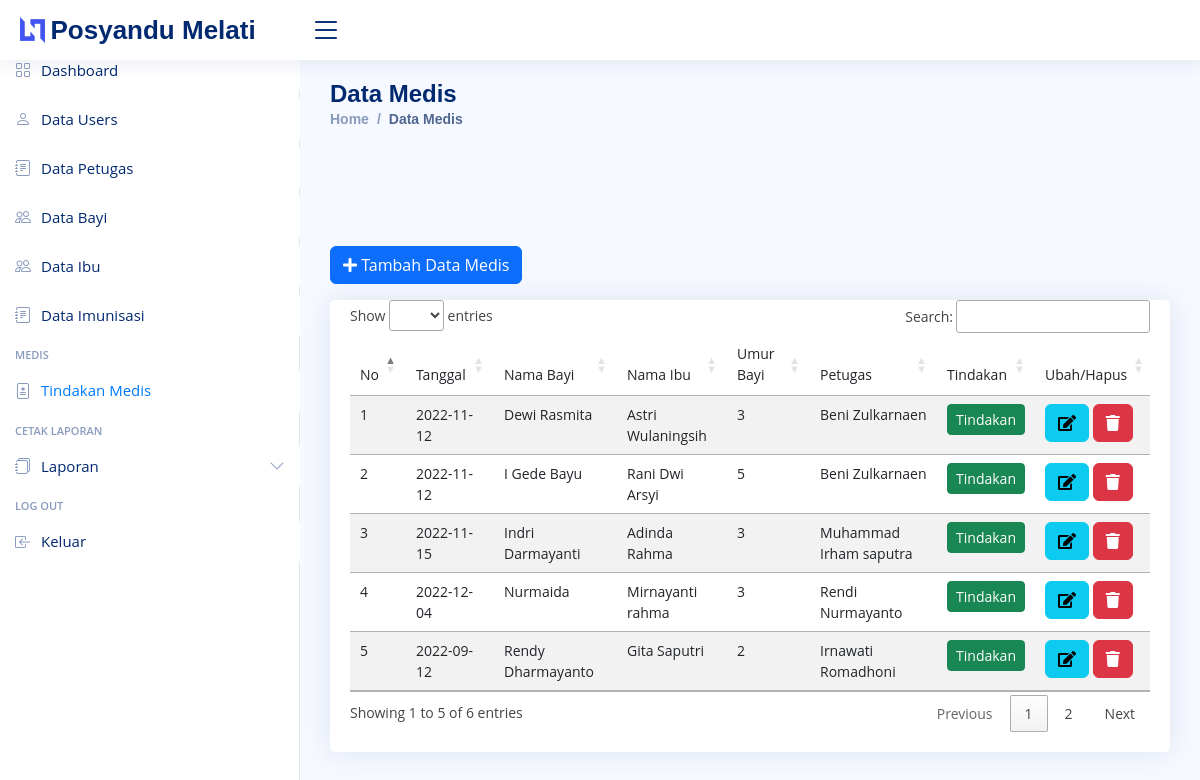
The app's page /posyandu/index.php/admin/kunjungan with its own data.
### tables this page shows
CREATE TABLE `berobat` (
  `id_berobat` int(11) NOT NULL,
  `id_bayi` int(11) NOT NULL,
  `id_petugas` int(11) NOT NULL,
  `id_ibu` int(11) NOT NULL,
  `tgl_berobat` date NOT NULL,
  `tindakan` text NOT NULL,
  `diagnosa` varchar(100) NOT NULL
);

CREATE TABLE `bayi` (
  `id_bayi` int(11) NOT NULL,
  `nik_bayi` varchar(16) NOT NULL,
  `nama_bayi` varchar(50) NOT NULL,
  `ttl` varchar(50) NOT NULL,
  `agama` varchar(20) NOT NULL,
  `jk_bayi` enum('L','P') NOT NULL,
  `umur_bayi` int(11) NOT NULL
);

CREATE TABLE `ibu` (
  `id_ibu` int(15) NOT NULL,
  `nik_ibu` varchar(16) NOT NULL,
  `nama_ibu` varchar(50) NOT NULL,
  `tempat_lahir` varchar(50) NOT NULL,
  `tgl_lahir` date NOT NULL,
  `gol_dar` varchar(20) NOT NULL,
  `nama_suami` varchar(30) NOT NULL,
  `alamat` varchar(50) NOT NULL,
  `kecamatan` varchar(20) NOT NULL,
  `kota` varchar(20) NOT NULL
);

CREATE TABLE `petugas` (
  `id_petugas` int(11) NOT NULL,
  `nama_petugas` varchar(50) NOT NULL
);

### posyandu/application/controllers/admin/Kunjungan.php (called while the page is built, shortened)
<?php
class Kunjungan extends CI_Controller {
	public function __construct()
	{
		$this->load->model('Kunjungan_m');
		$this->load->model('petugas_m');
		$this->load->model('bayi_m');
		$this->load->model('Ibu_model');
		$this->load->model('imunisasi_m');
		$this->load->library('form_validation');
	}
	public function index()
	{
		$data['title'] = 'Data Medis';
		$data['kunjungan'] = $this->Kunjungan_m->get_join('berobat')->result_array();
		$data['petugas'] = $this->petugas_m->get('petugas')->result_array();
		$data['bayi'] = $this->bayi_m->get('bayi')->result_array();
		$data['ibu'] = $this->Ibu_model->get('ibu')->result_array();
		$this->form_validation->set_rules('bayi', 'Nama bayi', 'required|trim');
		$this->form_validation->set_rules('petugas', 'Nama petugas', 'required|trim');
		$this->form_validation->set_rules('tgl', 'Tanggal berobat', 'required|trim');
		$this->form_validation->set_rules('ibu', 'nama_ibu', 'required|trim');
		if($this->form_validation->run() == FALSE) {
			$this->load->view('layout/header', $data);
			$this->load->view('layout/sidebar');
			$this->load->view('admin/kunjungan/index', $data);
			$this->load->view('layout/footer');
		}
	}
}

### posyandu/index.php (called while the page is built, shortened)
<?php
require_once BASEPATH.'core/CodeIgniter.php';

### posyandu/application/models/Kunjungan_m.php (called while the page is built, shortened)
<?php
class Kunjungan_m extends CI_Model {
	public function get_join($table)
	{
		$this->db->order_by('nama_bayi', 'ASC');
		$this->db->join("petugas", "petugas.id_petugas = $table.id_petugas");
		$this->db->join("bayi", "bayi.id_bayi = $table.id_bayi");
		$this->db->join("ibu", "ibu.id_ibu = $table.id_ibu");
		return $this->db->get($table);
	}
}

### posyandu/application/views/admin/kunjungan/index.php (the view, shortened to what this page needs)
<main id="main" class="main">
    <div class="row mb-2">
        <div class="col-md-6">
            <button type="button" class="btn btn-primary mb-2" data-toggle="modal" data-target="#formModalKunjungan">
                <i class="fas fa-plus"></i> Tambah Data Medis
            </button>
        </div>
    </div>
    <div class="card">
        <div class="card-body">
            <div class="row">
                <div class="col-md">
                    <div class="table-responsive">
                        <table class="table table-striped" id="datatables">
                            <thead>
                                <tr>
                                    <td>No</td>
                                    <td>Tanggal</td>
                                    <td>Nama Bayi</td>
                                    <td>Nama Ibu</td>
                                    <td>Umur Bayi</td>
                                    <td>Petugas</td>
                                    <td>Tindakan </td>
                                    <td>Ubah/Hapus</td>
                                </tr>
                            </thead>
                            <tbody>
                                <?php $no = 1; foreach($kunjungan as $u) : ?>
                                <tr>
                                    <td><?= $no++; ?></td>
                                    <td><?= $u['tgl_berobat']; ?></td>
                                    <td><?= $u['nama_bayi']; ?></td>
                                    <td><?= $u['nama_ibu']; ?></td>
                                    <td><?= $u['umur_bayi']; ?></td>
                                    <td><?= $u['nama_petugas']; ?></td>
                                    <td>
                                        <a href="<?= base_url('admin/kunjungan/tindakan/' . $u['id_berobat']); ?>"
                                            class="btn btn-success btn-sm">Tindakan</a>
                                    </td>
                                    <td>
                                        <a href="<?= base_url('admin/kunjungan/ubah/') . $u['id_berobat']; ?>"
                                            class="btn btn-info"><i class="fas fa-edit"></i></a>
                                        <a href="<?= base_url('admin/kunjungan/hapus/') . $u['id_berobat']; ?>"
                                            class="btn btn-danger" onclick="return confirm('Yakin Hapus ?')"><i
                                                class="fas fa-trash"></i></a>
                                    </td>
                                </tr>
                                <?php endforeach; ?>
                            </tbody>
                        </table>
                    </div>
                </div>
            </div>
        </div>
    </div>
</main>

### posyandu/assets/css/dashboard.css (style rules this page uses)
body { font-size: .875rem; }

### posyandu/assets/nice/assets/css/style.css (style rules this page uses)
:root { scroll-behavior: smooth; }
body { font-family: "Open Sans", sans-serif; background: #f6f9ff; color: #444444; }
a { color: #4154f1; text-decoration: none; }
#main { margin-top: 60px; padding: 20px 30px; transition: all 0.3s; }
.card { margin-bottom: 30px; border: none; border-radius: 5px; box-shadow: 0px 0 30px rgba(1, 41, 112, 0.1); }
.card-body { padding: 0 20px 20px 20px; }
@media (min-width: 1200px) { #main, #footer { margin-left: 300px; } }

### records on screen
berobat: tgl_berobat "2022-11-12", id_bayi.nama_bayi "Dewi Rasmita", id_ibu.nama_ibu "Astri Wulaningsih", id_bayi.umur_bayi "3", id_petugas.nama_petugas "Beni Zulkarnaen"
berobat: tgl_berobat "2022-11-12", id_bayi.nama_bayi "I Gede Bayu", id_ibu.nama_ibu "Rani Dwi Arsyi", id_bayi.umur_bayi "5", id_petugas.nama_petugas "Beni Zulkarnaen"
berobat: tgl_berobat "2022-11-15", id_bayi.nama_bayi "Indri Darmayanti", id_ibu.nama_ibu "Adinda Rahma", id_bayi.umur_bayi "3", id_petugas.nama_petugas "Muhammad Irham saputra"
berobat: tgl_berobat "2022-12-04", id_bayi.nama_bayi "Nurmaida", id_ibu.nama_ibu "Mirnayanti rahma", id_bayi.umur_bayi "3", id_petugas.nama_petugas "Rendi Nurmayanto"
berobat: tgl_berobat "2022-09-12", id_bayi.nama_bayi "Rendy Dharmayanto", id_ibu.nama_ibu "Gita Saputri", id_bayi.umur_bayi "2", id_petugas.nama_petugas "Irnawati Romadhoni"

### other values on screen
$title "Data Medis"
